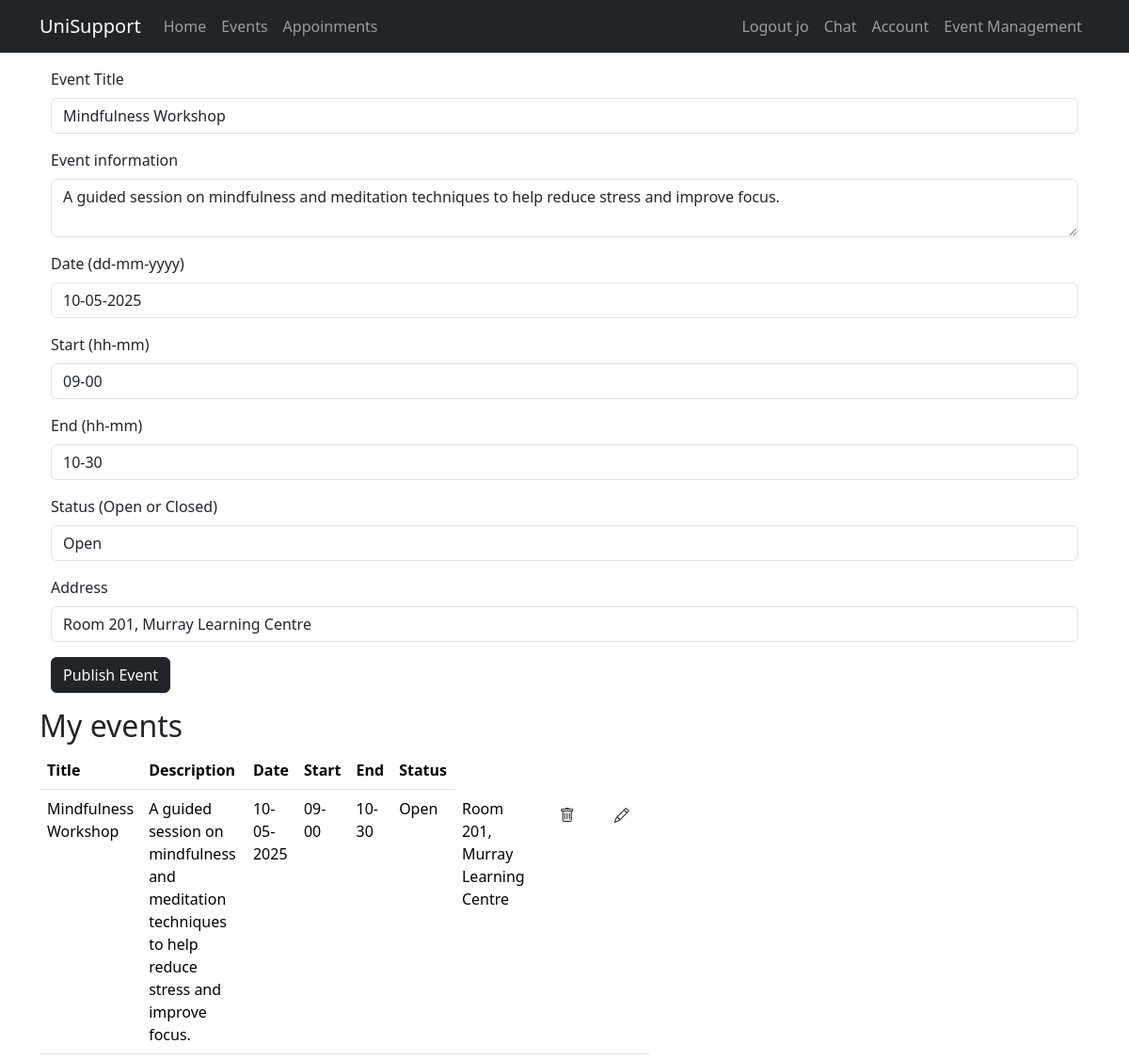
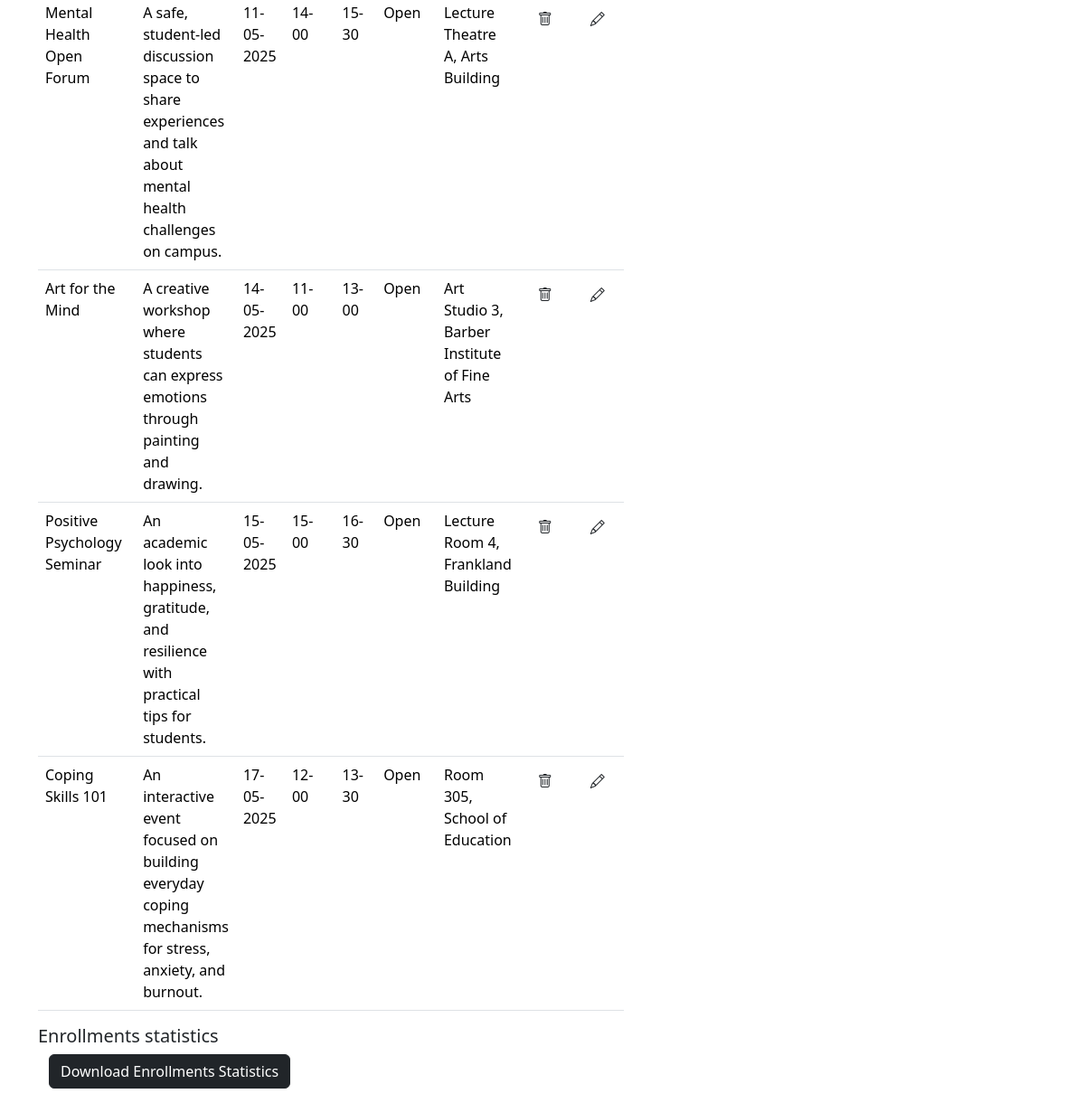
/edit_event/1 (signed in), run on the app's committed database (2 pictures, top to bottom).
### app/models.py (models this page shows, shortened)
@dataclass
class User(UserMixin, db.Model):
    __tablename__ = 'users'
    id: so.Mapped[int] = so.mapped_column(primary_key=True)
    email: so.Mapped[str] = so.mapped_column(sa.String(120), index=True, unique=True)
    username: so.Mapped[str] = so.mapped_column(sa.String(64), index=True, unique=True)
    password_hash: so.Mapped[Optional[str]] = so.mapped_column(sa.String(256))
    role: so.Mapped[str] = so.mapped_column(sa.String(10), default="Normal")
    events: so.Mapped[list['Event']] = relationship(back_populates='user', cascade='all, delete-orphan')
    appointments: so.Mapped[list['Appointment']] = relationship(back_populates='user', cascade='all, delete-orphan')
    logs: so.Mapped[list['BookingLog']] = relationship(back_populates='user', cascade='all, delete-orphan')
    enrollments: so.Mapped[list['Enrollment']] = relationship(back_populates='user', cascade='all, delete-orphan')
    user_type: Mapped[str] = so.mapped_column(sa.String(64), default="user")
    __mapper_args__ = {
        "polymorphic_identity": "user",
        "polymorphic_on": user_type
    }

class Event(db.Model):
    __tablename__ = 'events'
    id: so.Mapped[int] = so.mapped_column(primary_key=True)
    title: so.Mapped[str] = so.mapped_column(sa.String(64), unique=True)
    text: so.Mapped[str] = so.mapped_column(sa.String(3200))
    username: so.Mapped[str] = so.mapped_column(ForeignKey('users.username'), index=True)
    user: so.Mapped['User'] = relationship(back_populates='events')
    status: so.Mapped[str] = so.mapped_column(sa.String(64),default='Open')
    date: so.Mapped[str] = so.mapped_column(sa.String(64),default='None')
    start_time: so.Mapped[str] = so.mapped_column(sa.String(64),default='None')
    end_time: so.Mapped[str] = so.mapped_column(sa.String(64),default='None')
    address: so.Mapped[str] = so.mapped_column(sa.String(256))

### app/views.py (the view, shortened to what this page needs)
@app.route("/edit_event/<int:event_id>", methods=['GET','POST'])
def edit_event(event_id):
    choose_form = ChooseForm()
    event_first = db.session.get(Event, event_id)
    form = EventsForm(edit = event_first.id,title=event_first.title, text=event_first.text, username = event_first.username, status = event_first.status, date = event_first.date, start_time = event_first.start_time, end_time = event_first.end_time, address = event_first.address )
    q = db.select(Event).where(Event.username == current_user.username)
    list_of_events = db.session.scalars(q)
    return render_template("manager.html", title="Event Management", form=form, choose_form=choose_form,
                           list_of_events = list_of_events)

### app/forms.py
class ChooseForm(FlaskForm):
    choice = HiddenField('Choice')
    appo_id = HiddenField('appo_id')
    user_id = HiddenField('user_id')
    current_choice = HiddenField()

class EventsForm(FlaskForm):
    edit = HiddenField(default='-1')
    title = StringField('Event Title', validators=[DataRequired()])
    text = TextAreaField('Event information', validators=[DataRequired()])
    date = StringField('Date (dd-mm-yyyy)', validators= [Regexp(r'^\d{2}-\d{2}-\d{4}$', message = "Date must be in format dd-mm-yyyy")])
    start_time = StringField('Start (hh-mm)', validators= [Regexp(r'^\d{2}-\d{2}$', message = "Start time must be in format hh-mm")])
    end_time = StringField('End (hh-mm)', validators= [Regexp(r'^\d{2}-\d{2}$', message = "End time must be in format hh-mm")])
    status = StringField('Status (Open or Closed)', validators=[AnyOf(values=["Open","Closed"], message= "Status must be either 'Open' or 'Closed'")])
    address = StringField("Address", validators=[DataRequired()])
    submit = SubmitField('Publish Event')

### app/models.py (called while the page is built)
@login.user_loader
def load_user(id):
    return db.session.get(User, int(id))

### app/templates/manager.html (shortened to what this page needs)
{% extends "base.html" %}
{% import "bootstrap_wtf.html" as wtf %}
{% block content %}
    <div class="container">
        {{ wtf.quick_form(form, action="", method="post", id="", novalidate=True, autofocus=False) }}
    </div>
<h2>My events</h2>
<div class="col-lg-3">
<table class="table">
<thead>
        <tr>
            <th>Title</th>
            <th>Description</th>
            <th>Date</th>
            <th>Start</th>
            <th>End</th>
            <th>Status</th>
        </tr>
    </thead>
    {% for event in list_of_events %}
        <tr>
            <td>{{event.title}}</td>
              <td>{{event.text}}</td>
            <td>{{event.date}}</td>
            <td>{{event.start_time}}</td>
            <td>{{event.end_time}}</td>
            <td>{{event.status}}</td>
            <td>{{event.address}}</td>
            <td><form action="{{ url_for('delete_event') }}" method="post">
                    <button class="btn" type="submit">
                        <i class="bi bi-trash"></i>
                    </button>
                </form></td>
            <td><div><form action="{{ url_for('edit_event', event_id=event.id) }}" method="get" style="display:inline;">
                       <button type="submit" class="btn" title="Edit">
                            <i class="bi bi-pencil"></i>
                    </button>
                 </form></div></td>
        </tr>
    {% endfor %}
</table>
</div>
    <h5>Enrollments statistics</h5>
<div class="container mb-3">
    <form action="{{ url_for('download_enrollments_csv') }}" method="post">
        <button class="btn btn-dark" type="submit">Download Enrollments Statistics</button>
    </form>
</div>
{% endblock %}

### app/templates/base.html (shortened to what this page needs)
<!doctype html>
<html lang="en">
<head>
    <link
            href="https://cdn.jsdelivr.net/npm/bootstrap@5.3.3/dist/css/bootstrap.min.css"
            rel="stylesheet"
>
    <link rel="stylesheet" href="https://cdn.jsdelivr.net/npm/bootstrap-icons@1.11.3/font/bootstrap-icons.min.css">
</head>
<body>
<nav class="navbar navbar-expand-sm bg-dark" data-bs-theme="dark">
    <div class="container">
        <a class="navbar-brand" href="{{ url_for('home') }}">UniSupport</a>
        <div class="collapse navbar-collapse" id="navbarSupportedContent">
            <ul class="navbar-nav me-auto mb-2 mb-lg-0">
                <li class="nav-item">
                    <a class="nav-link" aria-current="page" href="{{ url_for('home') }}">Home</a>
                </li>
                <li class="nav-item">
                    <a class="nav-link" aria-current="page" href="{{ url_for('events') }}">Events</a>
                </li>
                <li class="nav-item">
                    <a class="nav-link" aria-current="page" href="{{ url_for('appointments') }}">Appoinments</a>
                </li>
            </ul>
            <ul class="navbar-nav mb-2 mb-lg-0">
                {% if current_user.is_anonymous %}
                <li class="nav-item">
                    <a class="nav-link" aria-current="page" href="{{ url_for('login') }}">Login</a>
                </li>
                <li class="nav-item">
                    <a class="nav-link" aria-current="page" href="{{ url_for('register_email') }}">Register</a>
                </li>
                {% else %}
                <li class="nav-item">
                    <a class="nav-link" aria-current="page" href="{{ url_for('logout') }}">Logout {{ current_user.username }}</a>
                </li>
                <li class="nav-item">
                    <a class="nav-link" aria-current="page" href="{{ url_for('chat') }}">Chat</a>
                </li>
                <li class="nav-item">
                    <a class="nav-link" aria-current="page" href="{{ url_for('account') }}">Account</a>
                </li>
                {% if current_user.is_authenticated and current_user.role == "Organiser" %}
                <li class="nav-item">
                    <a class="nav-link" aria-current="page" href="{{ url_for('manager') }}">Event Management</a>
                </li>
                {% endif %}
                {% endif %}
            </ul>
        </div>
    </div>
</nav>
<div class="container">
    {% block content %}{% endblock content %}
</div>
</body>
</html>

### app/templates/bootstrap_wtf.html (shortened to what this page needs)
{% macro form_field(field, autofocus) %}
  {%- if field.type == 'BooleanField' %}
  <div class="form-check mb-3">
    {{ field(class='form-check-input') }}
    {{ field.label(class='form-check-label') }}
  </div>
  {%- elif field.type == 'SelectField' %}
    {{ field.label(class='form-label') }}
    {{ field(class='form-select mb-3' + (' is-invalid' if field.errors else '')) }}
    {%- for error in field.errors %}
    <div class="invalid-feedback">{{ error }}</div>
    {%- endfor %}
  {%- elif field.type == 'TextAreaField' %}
  <div class="mb-3">
    {{ field.label(class='form-label') }}
    {% if autofocus %}
      {{ field(class='form-control' + (' is-invalid' if field.errors else ''), autofocus=True) }}
    {% else %}
      {{ field(class='form-control' + (' is-invalid' if field.errors else '')) }}
    {% endif %}
  </div>
  {%- elif field.type == 'SubmitField' %}
  {{ field(class='btn btn-dark mb-3') }}
  {%- else %}
  <div class="mb-3">
    {{ field.label(class='form-label') }}
    {% if autofocus %}
      {{ field(class='form-control' + (' is-invalid' if field.errors else ''), autofocus=True) }}
    {% else %}
      {{ field(class='form-control' + (' is-invalid' if field.errors else '')) }}
    {% endif %}
  </div>
  {%- endif %}
{% endmacro %}
{% macro quick_form(form, action="", method="post", id="", novalidate=False, autofocus=False) %}
<form
  {%- if action != None %} action="{{ action }}"{% endif -%}
  {%- if method %} method="{{ method }}"{% endif %}
  {%- if novalidate %} novalidate{% endif -%}>
  {% set ns = namespace(first_field=autofocus) %}
  {%- for field in form %}
    {% if field.widget.input_type is undefined or field.widget.input_type != 'hidden' -%}
      {{ form_field(field, ns.first_field) }}
      {% set ns.first_field = false %}
    {%- endif %}
  {%- endfor %}
</form>
{% endmacro %}

### data on the page
User: username "jo"
Event: title "Mindfulness Workshop" "10-05-2025" "09-00" "10-30" "Open" "Room 201, Murray Learning Centre", text "A guided session on mindfulness and meditation techniques to help reduce stress and improve focus.", title "Mindfulness Workshop", text "A guided session on mindfulness and meditation techniques to help reduce stress and improve focus.", date "10-05-2025", start_time "09-00", end_time "10-30", status "Open", address "Room 201, Murray Learning Centre"
Event: title "Mental Health Open Forum", text "A safe, student-led discussion space to share experiences and talk about mental health challenges on campus.", date "11-05-2025", start_time "14-00", end_time "15-30", status "Open", address "Lecture Theatre A, Arts Building"
Event: title "Art for the Mind", text "A creative workshop where students can express emotions through painting and drawing.", date "14-05-2025", start_time "11-00", end_time "13-00", status "Open", address "Art Studio 3, Barber Institute of Fine Arts"
Event: title "Positive Psychology Seminar", text "An academic look into happiness, gratitude, and resilience with practical tips for students.", date "15-05-2025", start_time "15-00", end_time "16-30", status "Open", address "Lecture Room 4, Frankland Building"
Event: title "Coping Skills 101", text "An interactive event focused on building everyday coping mechanisms for stress, anxiety, and burnout.", date "17-05-2025", start_time "12-00", end_time "13-30", status "Open", address "Room 305, School of Education"

### other printed values
{{ field.label(class='form-label') }} "Event Title" "Date (dd-mm-yyyy)" "Start (hh-mm)" "End (hh-mm)" "Status (Open or Closed)" "Address"
{{ field.label(class='form-label') }} "Event information"
